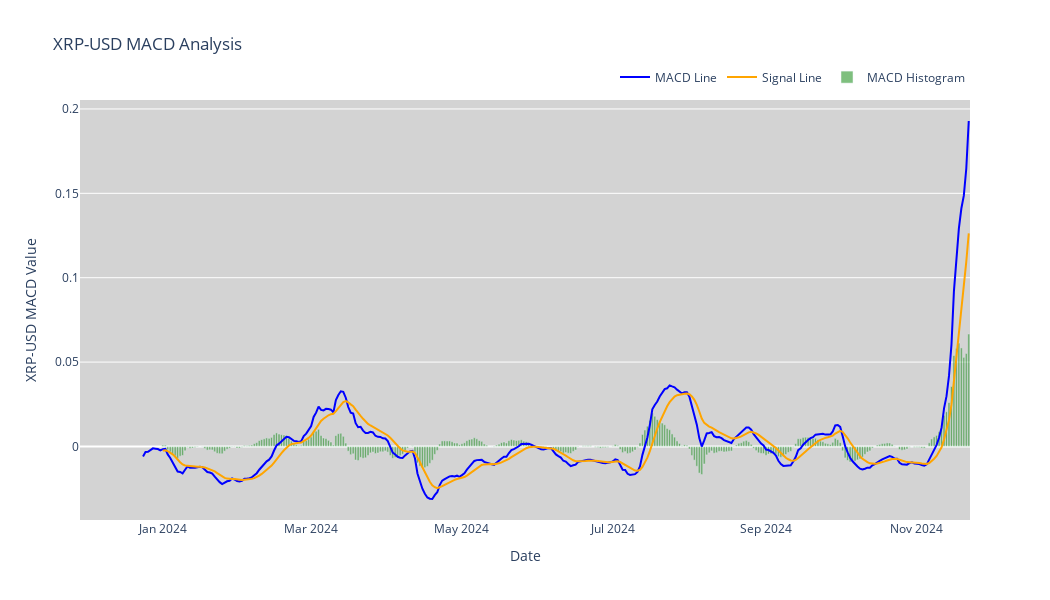

The notebook cell this image was saved under:
### Code cell
#MACD
fig = go.Figure()

fig.add_trace(go.Scatter(
    x=stock_data.index,
    y=stock_data['MACD'],
    mode='lines',
    name='MACD Line',
    line=dict(color='blue', width=2)
))

fig.add_trace(go.Scatter(
    x=stock_data.index,
    y=stock_data['Signal'],
    mode='lines',
    name='Signal Line',
    line=dict(color='orange', width=2)
))

fig.add_trace(go.Bar(
    x=stock_data.index,
    y=stock_data['MACD_Histogram'],
    name='MACD Histogram',
    marker_color='green',
    opacity=0.5
))

fig.update_layout(
    title=f'{ticker} MACD Analysis',
    xaxis_title='Date',
    yaxis_title=f'{ticker} MACD Value',
    plot_bgcolor='lightgrey',
    xaxis_rangeslider_visible=False,
    legend=dict(
        orientation='h',
        yanchor='bottom',
        y=1.02,
        xanchor='right',
        x=1
    ),
    width=1050,
    height=600
)

# Display and save the chart
fig.show()
fig.write_image('./images/MACD.png')

### Figure 1 — Plotly figure (JSON) as saved in the notebook; plotly's stock layout.template omitted (floating-point values rounded to 4 significant figures; data arrays with more than 128 entries replaced by an {"elided": "..."} marker saying what was removed)
{"data": [{"line": {"color": "blue", "width": 2}, "mode": "lines", "name": "MACD Line", "type": "scatter", "x": {"elided": "360 str values"}, "y": {"elided": "360 float values"}}, {"line": {"color": "orange", "width": 2}, "mode": "lines", "name": "Signal Line", "type": "scatter", "x": {"elided": "360 str values"}, "y": {"elided": "360 float values"}}, {"marker": {"color": "green"}, "name": "MACD Histogram", "opacity": 0.5, "type": "bar", "x": {"elided": "360 str values"}, "y": {"elided": "360 float values"}}], "layout": {"height": 600, "legend": {"orientation": "h", "x": 1, "xanchor": "right", "y": 1.02, "yanchor": "bottom"}, "plot_bgcolor": "lightgrey", "title": {"text": "XRP-USD MACD Analysis"}, "width": 1050, "xaxis": {"rangeslider": {"visible": false}, "title": {"text": "Date"}}, "yaxis": {"title": {"text": "XRP-USD MACD Value"}}}}
